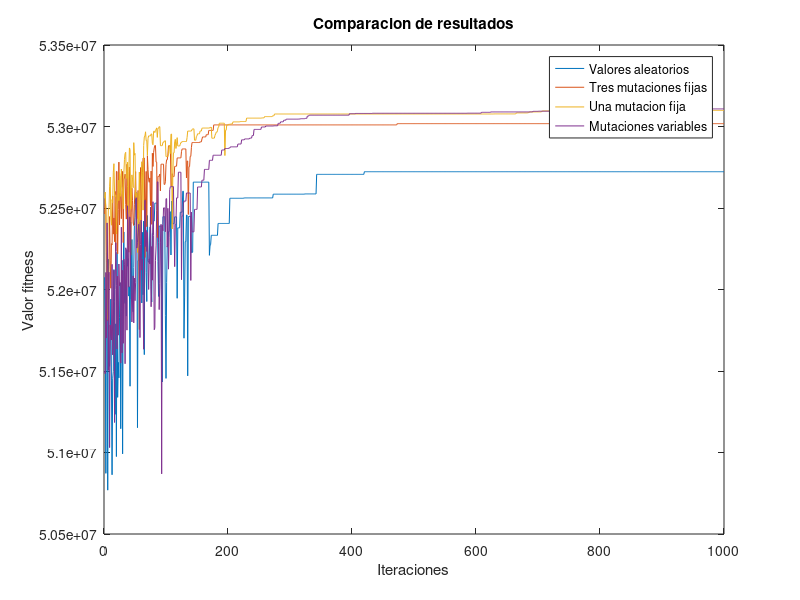
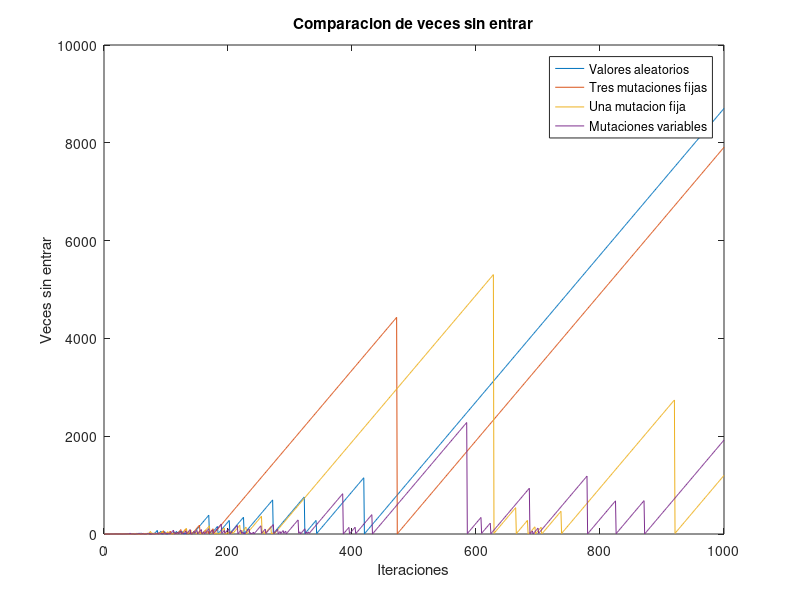

Write MATLAB code to recreate these figures, in order.
%%%%%%%%%%%%%%%%%%%%%%%%%%%%%%%%%%%%%%%%%%%%%%%%%%%%%%%%%%%%%%%%%%%%%%%%%%%
%%%%%%%%%%%%%%%%%%%%%%% Generar grafica comparativa %%%%%%%%%%%%%%%%%%%%%%%
%%%%%%%%%%%%%%%%%%%%%%%%%%%%%%%%%%%%%%%%%%%%%%%%%%%%%%%%%%%%%%%%%%%%%%%%%%%
clc; clear
load comparacion_fitness.mat
load comparacion_sin_entrar.mat
load comparacion_x.mat

%% Generacion de grafica comparativa de resultados
figure
plot(x, fitness_random) 
hold on 
plot(x, fitness_tres_mutaciones)
hold on
plot(x, fitness_una_mutacion) 
hold on 
plot(x, fitness_mutaciones_variables)
hold off
legend('Valores aleatorios', 'Tres mutaciones fijas', 'Una mutacion fija', 'Mutaciones variables')
title('Comparacion de resultados')
xlabel('Iteraciones')
ylabel('Valor fitness');

%% Generacion de grafica comparativa de las veces sin entrar
figure
plot(x, sin_entrar_random) 
hold on 
plot(x, sin_entrar_tres_mutaciones)
hold on
plot(x, sin_entrar_una_mutacion) 
hold on 
plot(x, sin_entrar_mutaciones_variables)
hold off
legend('Valores aleatorios', 'Tres mutaciones fijas', 'Una mutacion fija', 'Mutaciones variables')
title('Comparacion de veces sin entrar')
xlabel('Iteraciones')
ylabel('Veces sin entrar');